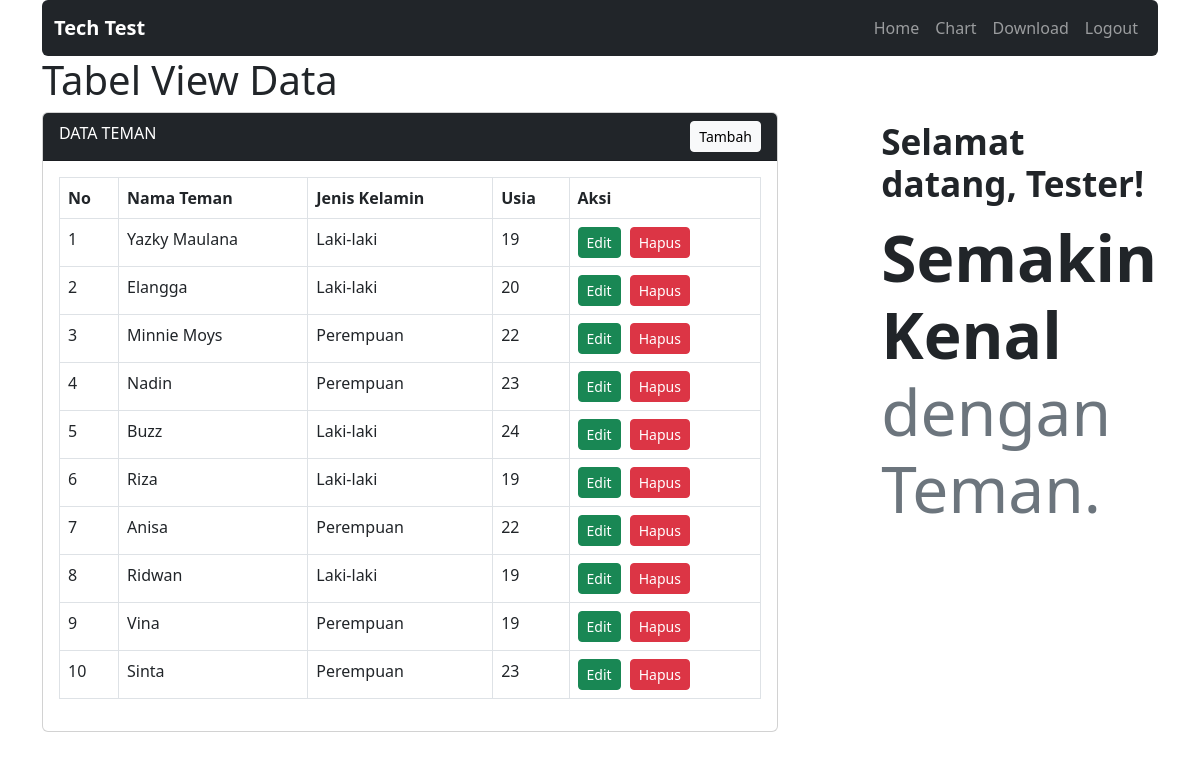
The app's page /dashboard/index.php (signed in) with its own data.
### tables this page shows
CREATE TABLE `datateman` (
  `id` int(10) NOT NULL,
  `userId` int(10) NOT NULL,
  `nama` varchar(255) NOT NULL,
  `jenisKelamin` enum('Laki-laki','Perempuan') NOT NULL,
  `usia` int(10) NOT NULL
);

### dashboard/index.php (the view, shortened to what this page needs)
<!DOCTYPE html>
<html lang="en">
<head>
    <link rel="stylesheet" type="text/css" href="../assets/css/bootstrap.min.css">
</head>
<body>
    <div class="container">
        <nav class="navbar navbar-expand-lg navbar-dark bg-dark rounded">
            <div class="container-fluid">
                <a class="navbar-brand fw-bolder" href="#">Tech Test</a>
                <div class="navbar-nav">
                    <a class="nav-link" href="index.php">Home</a>
                    <a class="nav-link" href="chart.php">Chart</a>
                    <a class="nav-link" href="download.php">Download</a>
                    <a class="nav-link" href="logout.php">Logout</a>
                </div>
            </div>
        </nav>
        <div class="row">
            <h1>Tabel View Data</h1>
            <div class="col-8">
                <div class="card">
                    <div class="card-header bg-dark text-white">
                        DATA TEMAN <a href="tambah.php" class="btn btn-sm btn-light float-end">Tambah</a>
                    </div>
                    <div class="card-body">
                        <table class="table table-bordered">
                            <thead>
                                <tr>
                                    <th>No</th>
                                    <th>Nama Teman</th>
                                    <th>Jenis Kelamin</th>
                                    <th>Usia</th>
                                    <th>Aksi</th>
                                </tr>
                            </thead>
                            <tbody>
                                <?php
                                        include('../config.php');
                                        $data = mysqli_query($koneksi, "select * from datateman where userId='$_SESSION[id]'") or die(mysqli_error($koneksi));
                                        $no = 1;
                                        while($row = mysqli_fetch_assoc($data)) {
                                            ?>
                                <tr>
                                    <td><?= $no; ?></td>
                                    <td><?= $row['nama'];  ?></td>
                                    <td><?= $row['jenisKelamin']; ?></td>
                                    <td><?= $row['usia']; ?></td>
                                    <td>
                                        <a href="edit.php?id=<?= $row['id']; ?>" class="btn btn-sm btn-success">Edit</a>
                                        <a href="hapus.php?id=<?= $row['id']; ?>" class="btn btn-sm btn-danger"
                                            onclick="return confirm('Anda yakin ingin hapus?');"
                                            style="margin-left:5px;">Hapus</a>
                                    </td>
                                </tr>
                                <?php $no++; } ?>
                            </tbody>
                        </table>
                    </div>
                </div>
            </div>
            <div class="col-4">
                <p class="h2 fw-semibold px-2 pt-2 " style="font-size:2.2rem; margin-left:20%;">Selamat datang,<span
                        class="fw-bold"> <?php echo $_SESSION['nama']; ?></span>!</p>
                <p class="h1 fw-bolder px-2 pt-2 " style="font-size:4rem; margin-left:20%;">Semakin Kenal <small
                        class="h1 text-muted" style="font-size:1em;">dengan Teman.</small></p>
            </div>
        </div>
    </div>
</body>
</html>

### records on screen
datateman: nama "Yazky Maulana", jenisKelamin "Laki-laki", usia "19"
datateman: nama "Elangga", jenisKelamin "Laki-laki", usia "20"
datateman: nama "Minnie Moys", jenisKelamin "Perempuan", usia "22"
datateman: nama "Nadin", jenisKelamin "Perempuan", usia "23"
datateman: nama "Buzz", jenisKelamin "Laki-laki", usia "24"
datateman: nama "Riza", jenisKelamin "Laki-laki", usia "19"
datateman: nama "Anisa", jenisKelamin "Perempuan", usia "22"
datateman: nama "Ridwan", jenisKelamin "Laki-laki", usia "19"
datateman: nama "Vina", jenisKelamin "Perempuan", usia "19"
datateman: nama "Sinta", jenisKelamin "Perempuan", usia "23"

### other values on screen
$_SESSION['nama'] "Tester"
